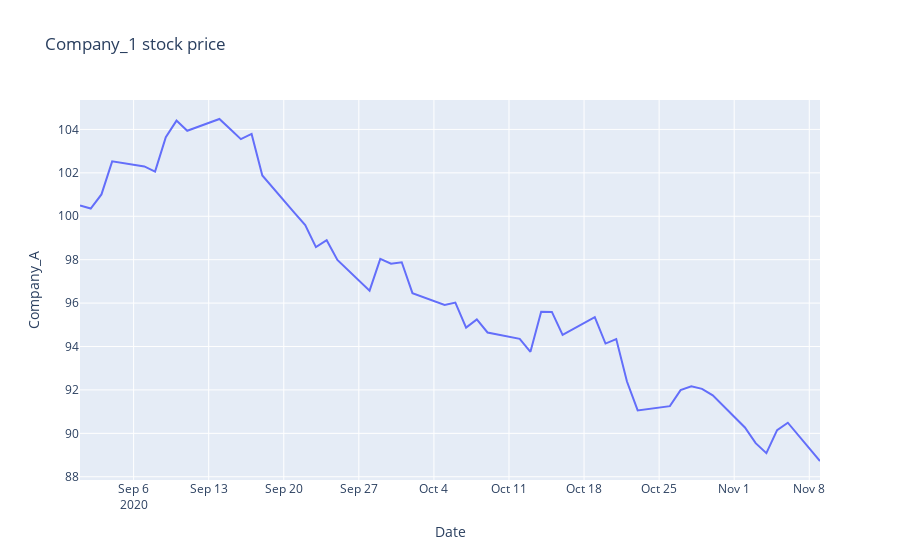

This figure's notebook cell:
### Code cell
import numpy as np
import pandas as pd
import plotly.express as px
import plotly.graph_objects as go
# If running in a script outside a notebook, you might need this:
# from plotly.offline import init_notebook_mode; init_notebook_mode(connected=True)

# Data Generation
np.random.seed(42) # Set seed for reproducibility of the example data
returns = np.random.randn(50)
price = 100 + np.cumsum(returns)
# 'B' frequency means Business Day
dates = pd.date_range(start='2020-09-01', periods=50, freq='B') 

# Create DataFrame
df = pd.DataFrame(zip(dates, price), columns=['Date','Company_A'])
# 1. Create a data trace (the line itself)
trace = go.Scatter(
    x=df['Date'],              # x-data from the DataFrame
    y=df['Company_A'],         # y-data from the DataFrame
    mode='lines',              # Specify that we want a line plot
    name='Company A Price'     # Name of the trace (optional)
)

# 2. Define the layout (titles, axis labels)
layout = go.Layout(
    title='Company_1 stock price', 
    xaxis_title='Date', 
    yaxis_title='Company_A'
)

# 3. Combine the trace and layout into a Figure object
fig_go = go.Figure(data=[trace], layout=layout)

# Display the plot
fig_go.show()
